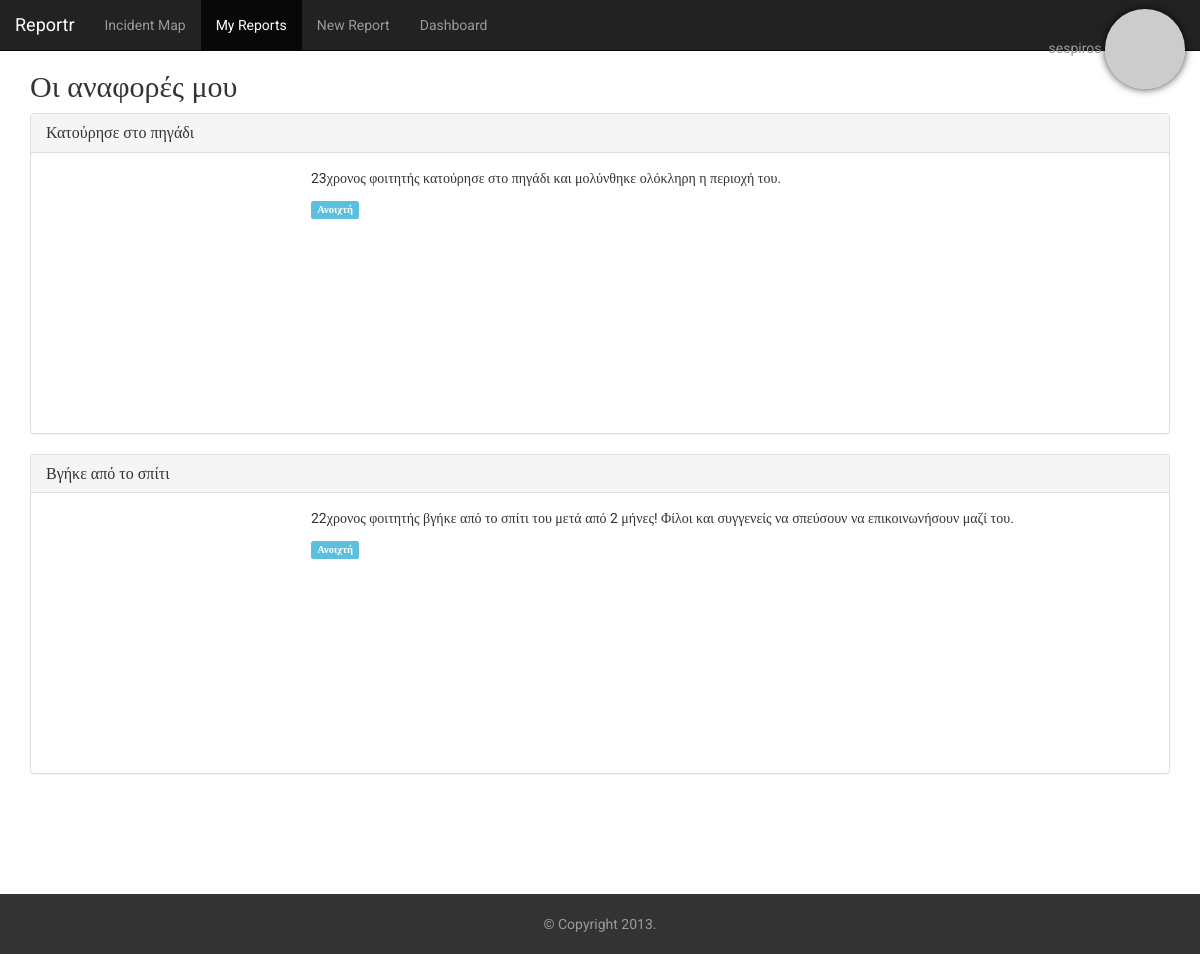
Page /myreports.php (signed in) on the committed database.
### tables this page shows
CREATE TABLE IF NOT EXISTS `web_report_details` (
  `report_id` int(10) NOT NULL,
  `title` varchar(40) NOT NULL,
  `description` text NOT NULL,
  `latitude` decimal(17,14) NOT NULL,
  `longitude` decimal(17,14) NOT NULL,
  `category_id` int(10) NOT NULL,
  UNIQUE KEY `report_id` (`report_id`),
  KEY `category_id` (`category_id`)
);

### views/myreports.php (the view, shortened to what this page needs)
<?php include('_header.php'); ?>
    <header>
        <nav class="navbar navbar-inverse navbar-fixed-top" role="navigation">
        <div class="container-fluid">
            <div class="navbar-header">
            <a class="navbar-brand" href="#">Reportr</a>
            </div>
            <div class="collapse navbar-collapse" id="main-nav">
            <ul class="nav navbar-nav navbar-left">
                <li><a href="index.php">Incident Map</a></li>
                <li class="active"><a href="#">My Reports</a></li>
                <li><a href="newreport.php">New Report</a></li>
<?php if ($login->isUserAdmin() == true) {
    echo '<li><a href="dashboard.php">Dashboard</a></li>';
}?>
            </ul>
            <ul class="nav navbar-nav navbar-right">
                <li class="dropdown">
                <a href="#" class="navbar-brand dropdown-toggle user-img" data-toggle="dropdown"><?php echo $_SESSION['user_name'] . " " . $login->user_gravatar_image_tag?></a>
                </li>
            </ul>
            </div>
        </div>
        </nav>
    </header>
    <div class="container">
    <h2>Οι αναφορές μου</h2>
<?php
    require_once('config/connect.php');
    $stmt = $pdo->prepare("SELECT * FROM web_reports INNER JOIN web_report_details on web_reports.id=web_report_details.report_id WHERE submitter_id=:sid");
    $stmt->bindParam(':sid', $_SESSION['user_id']);
    if ($stmt->execute()) {
        while ($row = $stmt->fetch()) {
?>
    <article class="report panel panel-default" id="report-<?php echo $row['id']; ?>">
        <div class="panel-heading" data-toggle="collapse" data-target="#report-<?php echo $row['id']; ?> .panel-body">
            <h3 class="panel-title"><?php echo $row['title']; ?></h3>
        </div>
        <div class="panel-body collapse in">
            <div class="small-map-container pull-left">
                <div class="small-map-view"></div>
            </div>
            <div class="report-details">
                <p>
                    <?php echo $row['description']; ?>
                </p>
                <span class="label label-info">Ανοιχτή</span>
            </div>
        </div>
    </article>
<?php
        }
    }
?>
</div>
    <footer>
    <div class="sticky-footer">
        <div class="container text-center">
            <p class="text-muted">&copy Copyright 2013.</p>
        </div>
    </div>
    </footer>
  </body>
</html>

### classes/Login.php (shortened to what this page needs)
<?php
class Login
{
    private $user_email = "";
    private $user_is_logged_in = false;
    private $user_is_admin = false;
    public function __construct()
    {
        if ($this->isUserLoggedIn() == true) {
            $this->getGravatarImageUrl($this->user_email);
        }
    }
    private function loginWithSessionData()
    {
        $this->user_email = $_SESSION['user_email'];
        $this->user_is_logged_in = true;
        $this->user_type = $_SESSION['user_type'];
        if ( $this->user_type==1 ) {
            $this->user_is_admin = true;
        }
    }
    public function isUserLoggedIn()
    {
        return $this->user_is_logged_in;
    }
    public function isUserAdmin()
    {
        return $this->user_is_admin;
    }
    public function getGravatarImageUrl($email, $s = 50, $d = 'mm', $r = 'g', $atts = array() )
    {
        $url = 'http://www.gravatar.com/avatar/';
        $url .= md5(strtolower(trim($email)));
        $url .= "?s=32";
        $url = '<img style="
            border-radius: 150px;
            -webkit-border-radius: 150px;
            -moz-border-radius: 150px;
            box-shadow: 0 0 8px rgba(0, 0, 0, .8);
            -webkit-box-shadow: 0 0 8px rgba(0, 0, 0, .8);
            -moz-box-shadow: 0 0 8px rgba(0, 0, 0, .8);
            " src="' . $url .'" />';
        $this->user_gravatar_image_tag = $url;
    }
}

### myreports.php (shortened to what this page needs)
<?php
require_once('classes/Login.php');
$login = new Login();
if ($login->isUserLoggedIn() == true) {
    include("views/myreports.php");
} else {
    header("Location:index.php");
    die();
}

### views/_header.php (shortened to what this page needs)
<!DOCTYPE html>
<html lang="en">
  <head>
    <link href="views/css/bootstrap.min.css" rel="stylesheet">
    <link href="views/css/reportr.css" rel="stylesheet">
    <link rel="stylesheet" href="http://weloveiconfonts.com/api/?family=fontawesome">
  </head>
  <body>

### views/css/reportr.css (style rules this page uses)
html { position: relative; height: 100%; }
body { padding-top: 50px; padding-bottom: 60px; font-family: 'Roboto', 'sans-serif'; height: 100%; }
.navbar .user-img { padding-top: 9px; font-size: 14px; }
footer { position:relative; height: 160px; }
.sticky-footer { position: absolute; bottom: 0; width: 100%; height: 60px; background-color: #333333;; }
.text-muted { margin: 20px 0; }
.small-map-view { height: 250px; width: 250px; }
.report .panel-heading { cursor: pointer; }
.report-details { margin-left: 265px; }

### rows in the picture
web_report_details: title "Κατούρησε στο πηγάδι", description "23χρονος φοιτητής κατούρησε στο πηγάδι και μολύνθηκε ολόκληρη η περιοχή του."
web_report_details: title "Βγήκε από το σπίτι", description "22χρονος φοιτητής βγήκε από το σπίτι του μετά από 2 μήνες! Φίλοι και συγγενείς να σπεύσουν να επικοινωνήσουν μαζί του."

### other values in the picture
$_SESSION['user_name'] "sespiros"
